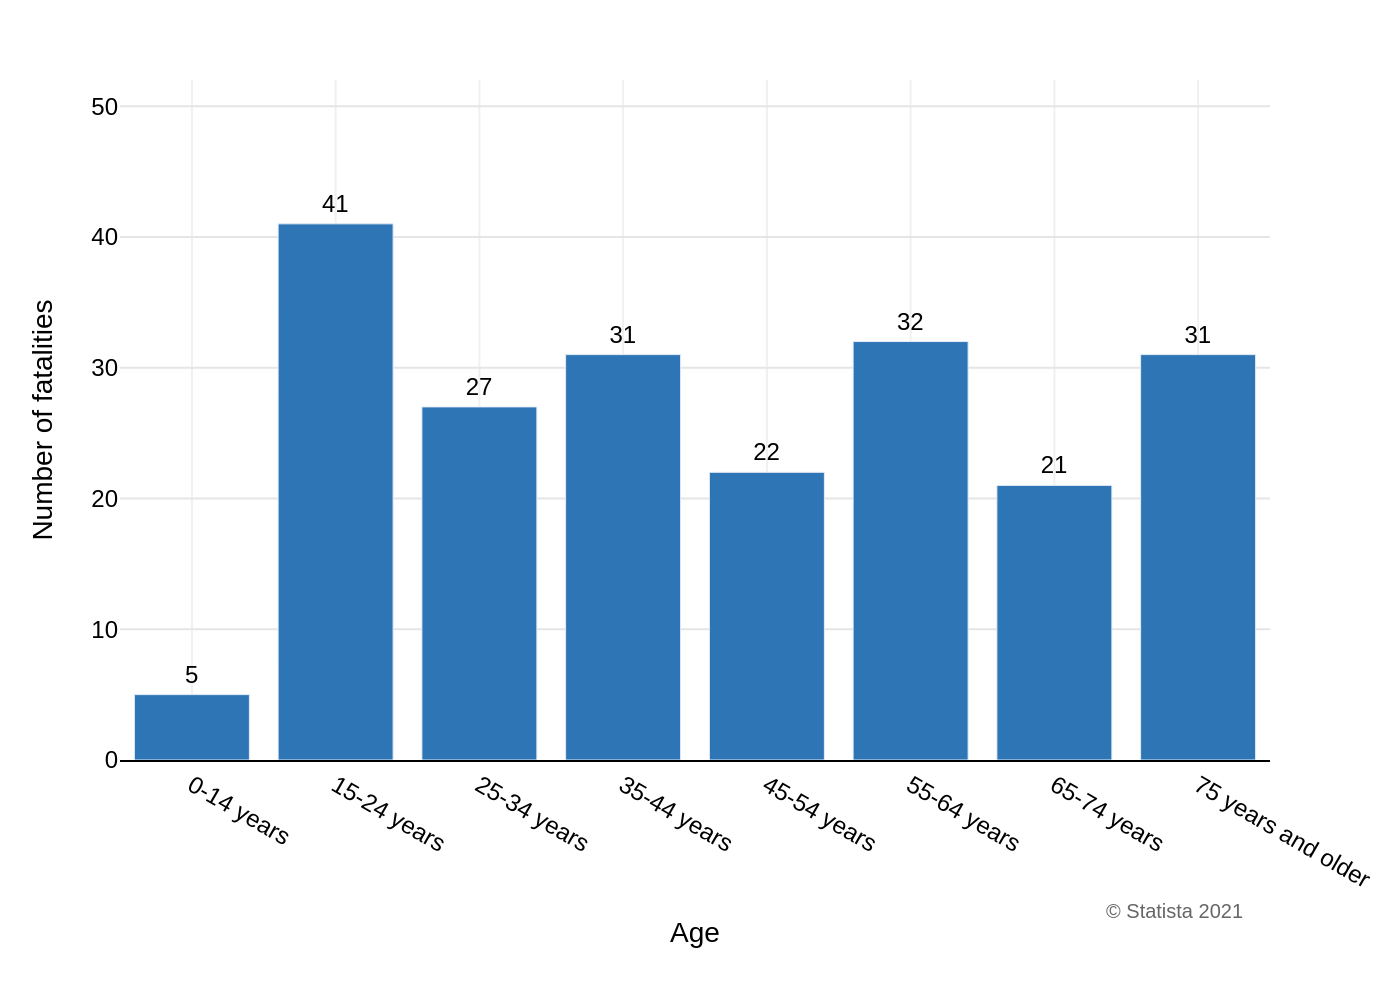

The Python source for this figure:
import sys
import os
import json
import plotly.graph_objects as go

# Check for command-line argument
if len(sys.argv) != 2:
    print("Usage: python generate_chart.py <path_to_json_file>")
    sys.exit(1)

json_path = sys.argv[1]

# Check if the JSON file exists
if not os.path.exists(json_path):
    print(f"Error: JSON file not found at {json_path}")
    sys.exit(1)

# Read data from the JSON file
with open(json_path, 'r', encoding='utf-8') as f:
    chart_info = json.load(f)

# Extract data for plotting
chart_data = chart_info.get("chart_data", [])
texts = chart_info.get("texts", {})
colors = chart_info.get("colors", [])
x_values = [d['x'] for d in chart_data]
y_values = [d['y'] for d in chart_data]

# Create the figure
fig = go.Figure()

# Add the bar trace
fig.add_trace(go.Bar(
    x=x_values,
    y=y_values,
    text=y_values,
    textposition='outside',
    marker_color=colors[0] if colors else None,
    cliponaxis=False # Allows text to be drawn outside the plotting area
))

# Combine title and subtitle
title_text = texts.get('title') or ''
subtitle_text = texts.get('subtitle') or ''
if subtitle_text:
    title_text = f"<b>{title_text}</b><br>{subtitle_text}"

# Combine source and notes
source_text = texts.get('source') or ''
notes_text = texts.get('notes') or ''
if notes_text:
    source_text = f"{notes_text}<br>{source_text}"

# Update layout
fig.update_layout(
    title=dict(
        text=title_text,
        x=0.05,
        xanchor='left'
    ),
    xaxis=dict(
        title=texts.get('x_axis_title'),
        tickfont=dict(size=12),
        showgrid=True,
        gridcolor='#F0F0F0',
        linecolor='black'
    ),
    yaxis=dict(
        title=texts.get('y_axis_title'),
        range=[0, 52],
        tickvals=[0, 10, 20, 30, 40, 50],
        showgrid=True,
        gridcolor='#E5E5E5'
    ),
    font=dict(
        family="Arial",
        size=12,
        color="black"
    ),
    plot_bgcolor='white',
    paper_bgcolor='white',
    showlegend=False,
    margin=dict(l=60, r=40, t=40, b=120),
    annotations=[
        dict(
            text=source_text,
            showarrow=False,
            xref="paper",
            yref="paper",
            x=0.98,
            y=-0.2, # Adjusted to provide space below axis
            xanchor='right',
            yanchor='top',
            align='right',
            font=dict(size=10, color='#666666')
        )
    ]
)

# Update trace text font
fig.update_traces(textfont_size=12, textfont_family="Arial")

# Define output filename
base_filename = os.path.splitext(os.path.basename(json_path))[0]
output_filename = f"{base_filename}.png"

# Save the figure as a PNG image
try:
    fig.write_image(output_filename, scale=2)
    print(f"Chart successfully generated and saved as {output_filename}")
except Exception as e:
    print(f"Error saving image: {e}")
    sys.exit(1)
